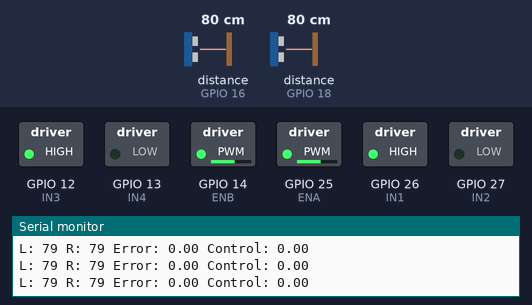
Recording of a sketch running on a simulated ESP32. On the bench: switched loads named in the sketch (green lamp = pin HIGH), the last lines printed to the serial monitor. Wiring (inferred from the names in the program): 2 × ultrasonic range finder: trigger GPIO 5, echo GPIO 18 / trigger GPIO 17, echo GPIO 16. The inputs (shaded band) are chosen by the test bench; at power-on: distance to the obstacle (sensors on GPIO 16, GPIO 18) 80 cm. The echo pulse lasts 58.3 µs per cm; pins used as bus, display or sensor lines are not drawn.

Above: at 1.2 s.
1.3 s: distance to the obstacle (sensor on GPIO 16) set to 9 cm
At 2.9 s:
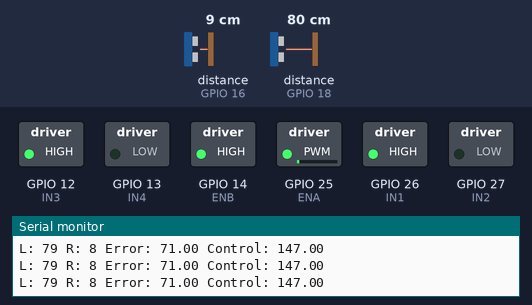
4.3 s: distance to the obstacle (sensor on GPIO 18) set to 2 cm
At 5.5 s:
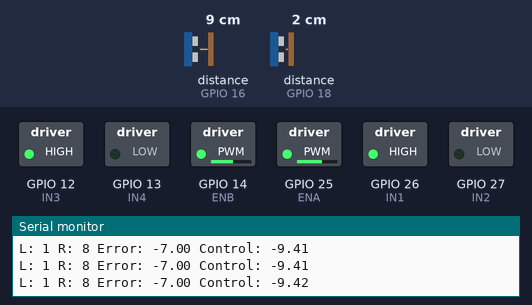
5.8 s: distance to the obstacle (sensor on GPIO 16) set to 60 cm
At 6.13 s:
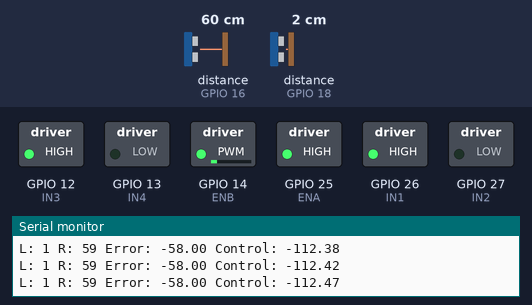
8.8 s: distance to the obstacle (sensor on GPIO 18) set to 35 cm
At 10.0 s:
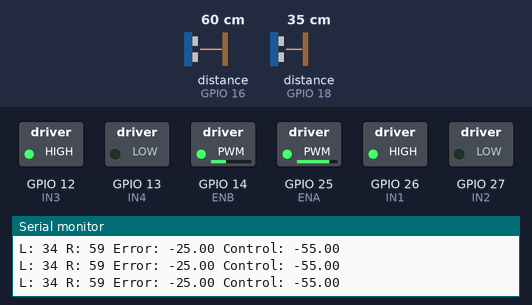
10.9 s: distance to the obstacle (sensor on GPIO 16) set to 18 cm
At 12.4 s:
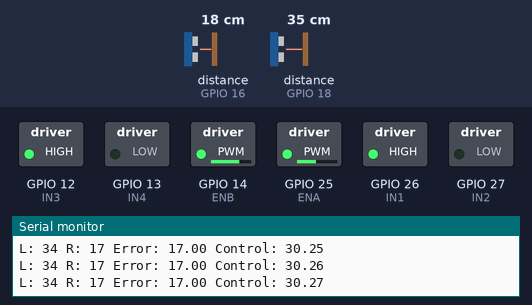
13.9 s: distance to the obstacle (sensor on GPIO 16) set to 4 cm
Timing chart, 0 to 19.5 s (numbered marks = the images above; inputs shaded):
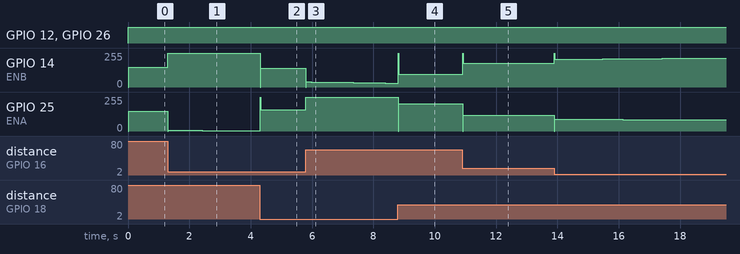

Measured:
- after the input at 1.3 s, GPIO 14 (ENB): 149/255 → 255/255 at once; GPIO 25 (ENA): moves from 149/255 to 3/255 over 1.1 s, starting at once
- after the input at 4.3 s, GPIO 14 (ENB): 255/255 → 139/255 at once; GPIO 25 (ENA): 3/255 → 158/255 at once
- after the input at 5.8 s, GPIO 25 (ENA): 158/255 → 255/255 at once
- after the input at 8.8 s, GPIO 14 (ENB): 29/255 → 95/255 at once; GPIO 25 (ENA): 255/255 → 203/255 at once, → 204/255 0.59 s later
- after the input at 10.9 s, GPIO 14 (ENB): 95/255 → 178/255 at once, → 179/255 1.2 s later, → 180/255 1.2 s later; GPIO 25 (ENA): 204/255 → 120/255 at once, → 119/255 1.2 s later, → 118/255 1.2 s later

The sketch:

PID_ESP32.ino
```cpp
// =============================
// PIN CONFIGURATION
// =============================

// Ultrasonic Left
#define TRIG_L 5
#define ECHO_L 18

// Ultrasonic Right
#define TRIG_R 17
#define ECHO_R 16

// Motor Left
#define ENA 25
#define IN1 26
#define IN2 27

// Motor Right
#define ENB 14
#define IN3 12
#define IN4 13

// =============================
// PID PARAMETERS
// =============================

float Kp = 2.0;
float Ki = 0.05;
float Kd = 0.5;

float error = 0;
float prevError = 0;
float integral = 0;
float derivative = 0;

float setpoint = 0;   // target selisih kiri-kanan = 0

float baseSpeed = 150;

unsigned long lastTime = 0;
float dt = 0.01;

// =============================
// ULTRASONIC FUNCTION
// =============================

long readUltrasonic(int trigPin, int echoPin) {
  digitalWrite(trigPin, LOW);
  delayMicroseconds(2);
  digitalWrite(trigPin, HIGH);
  delayMicroseconds(10);
  digitalWrite(trigPin, LOW);

  long duration = pulseIn(echoPin, HIGH, 30000); // timeout 30ms
  long distance = duration * 0.034 / 2;
  return distance;
}

// =============================
// MOTOR CONTROL
// =============================

void setMotor(int leftSpeed, int rightSpeed) {

  leftSpeed = constrain(leftSpeed, 0, 255);
  rightSpeed = constrain(rightSpeed, 0, 255);

  // Motor Left forward
  digitalWrite(IN1, HIGH);
  digitalWrite(IN2, LOW);
  ledcWrite(0, leftSpeed);

  // Motor Right forward
  digitalWrite(IN3, HIGH);
  digitalWrite(IN4, LOW);
  ledcWrite(1, rightSpeed);
}

// =============================
// SETUP
// =============================

void setup() {
  Serial.begin(115200);

  pinMode(TRIG_L, OUTPUT);
  pinMode(ECHO_L, INPUT);
  pinMode(TRIG_R, OUTPUT);
  pinMode(ECHO_R, INPUT);

  pinMode(IN1, OUTPUT);
  pinMode(IN2, OUTPUT);
  pinMode(IN3, OUTPUT);
  pinMode(IN4, OUTPUT);

  ledcSetup(0, 5000, 8);  // channel 0
  ledcAttachPin(ENA, 0);

  ledcSetup(1, 5000, 8);  // channel 1
  ledcAttachPin(ENB, 1);

  lastTime = millis();
}

// =============================
// LOOP
// =============================

void loop() {

  unsigned long currentTime = millis();
  dt = (currentTime - lastTime) / 1000.0;
  lastTime = currentTime;

  long leftDist = readUltrasonic(TRIG_L, ECHO_L);
  long rightDist = readUltrasonic(TRIG_R, ECHO_R);

  // =============================
  // ERROR CALCULATION
  // =============================

  error = (leftDist - rightDist) - setpoint;

  // Integral accumulation
  integral += error * dt;

  // Anti-windup clamp
  integral = constrain(integral, -100, 100);

  // Derivative
  derivative = (error - prevError) / dt;

  // PID output
  float control = Kp * error + Ki * integral + Kd * derivative;

  // =============================
  // MOTOR ADJUSTMENT
  // =============================

  int leftMotor = baseSpeed - control;
  int rightMotor = baseSpeed + control;

  setMotor(leftMotor, rightMotor);

  prevError = error;

  // =============================
  // DEBUG SERIAL
  // =============================

  Serial.print("L: ");
  Serial.print(leftDist);
  Serial.print(" R: ");
  Serial.print(rightDist);
  Serial.print(" Error: ");
  Serial.print(error);
  Serial.print(" Control: ");
  Serial.println(control);

  delay(10);
}
```
